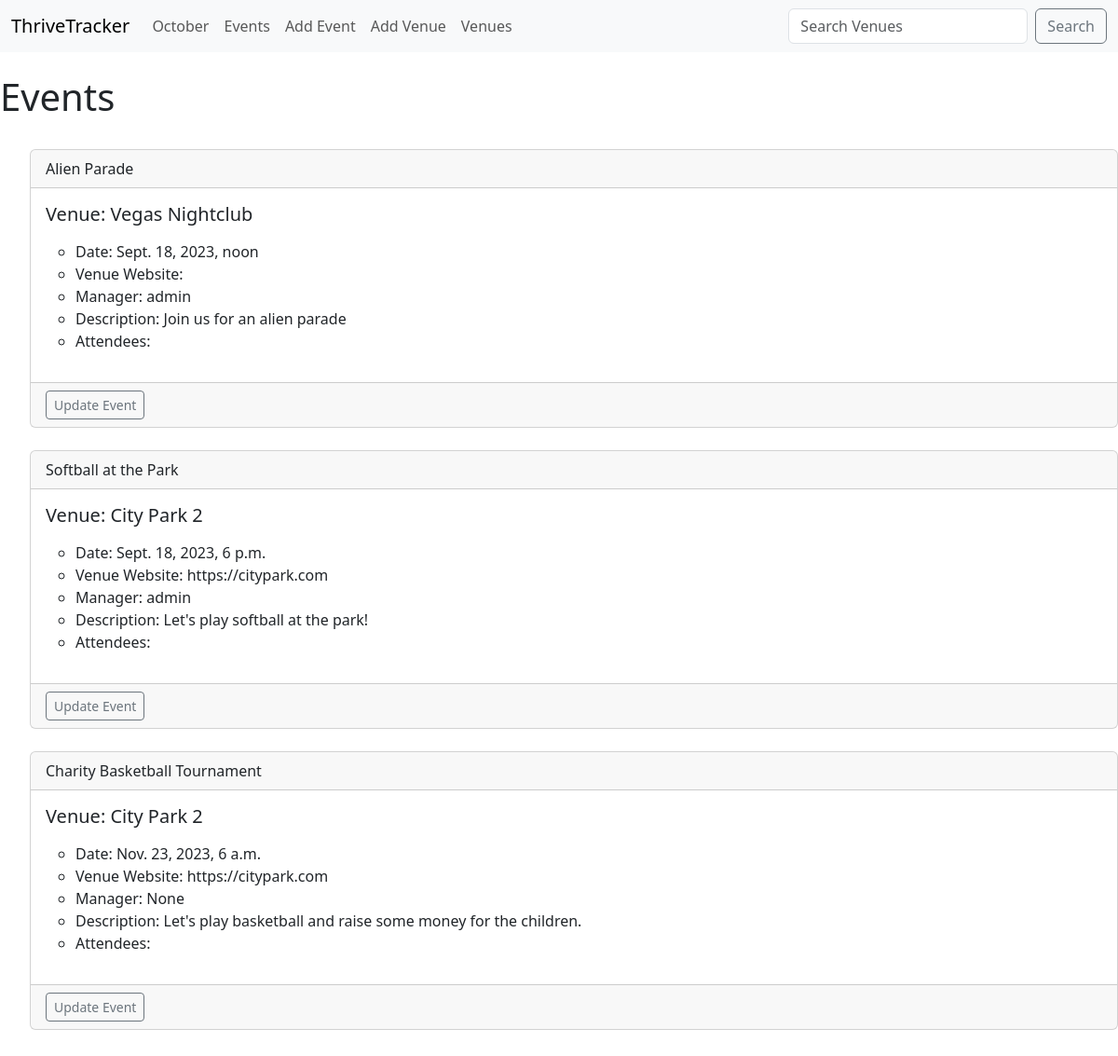
Before: /events with the older database file.
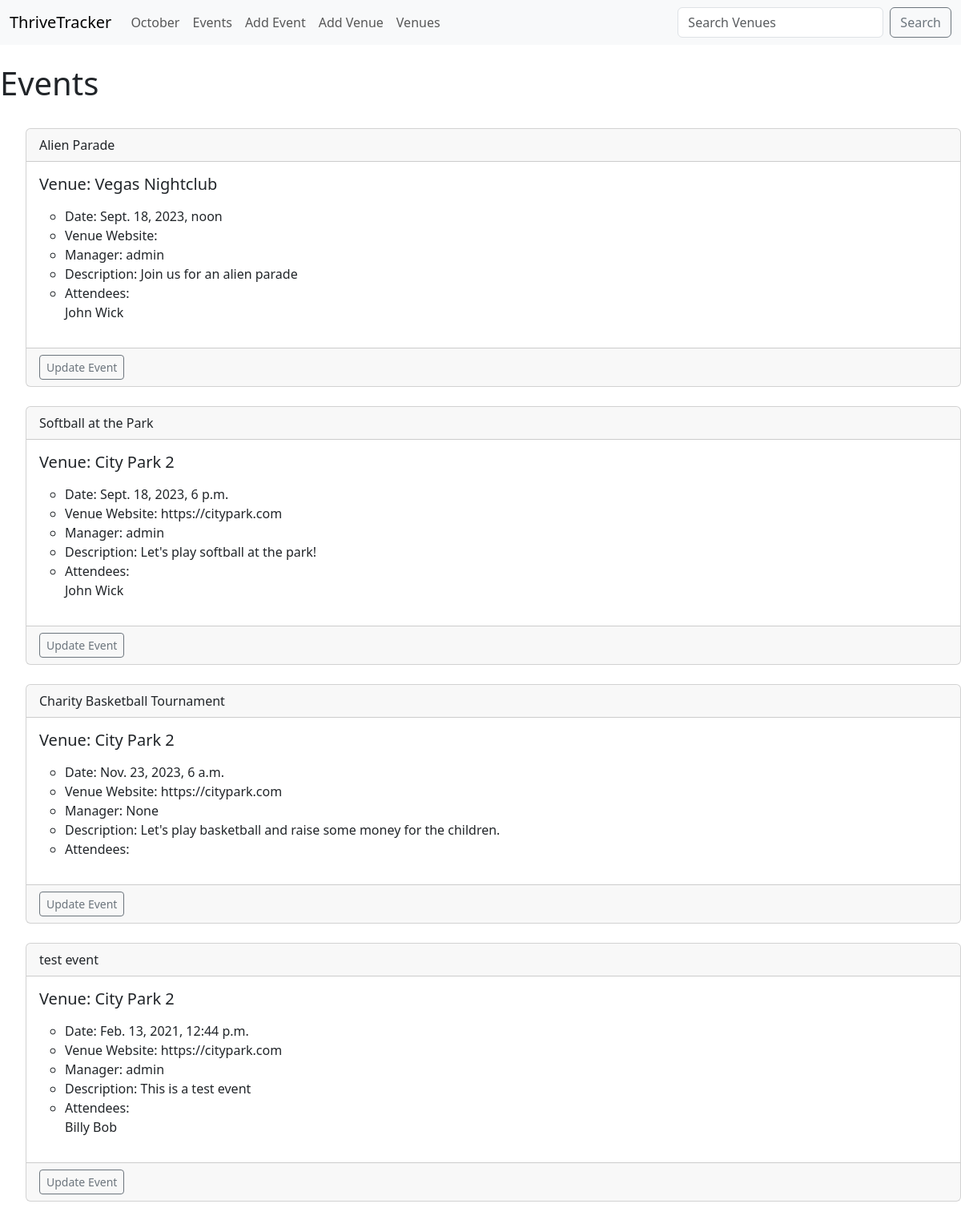
After: the same page with the newer database file.
### addiction_calendar/models.py (models this page shows)
class Event(models.Model):
    name = models.CharField('Event Name', max_length=200)
    event_date = models.DateTimeField('Event Date')
    venue = models.ForeignKey(Venue, blank=True, null=True, on_delete=models.CASCADE)
    manager = models.ForeignKey(User, blank = True, null = True, on_delete=models.SET_NULL)
    description = models.TextField('Event Description', blank=True)
    attendees = models.ManyToManyField(ThriveTrackerUser, blank=True)
    def __str__(self):
        return self.name

class Venue(models.Model):
    name = models.CharField('Venue Name', max_length=200)
    address = models.CharField('Venue Address', max_length=300)
    zip_code = models.CharField('Venue Zip Code', max_length=15)
    phone = models.CharField('Venue Phone', max_length=20, blank=True)
    web = models.URLField('Venue Website', blank=True)
    email_address = models.EmailField('Venue Email', blank=True)
    def __str__(self):
        return self.name

class ThriveTrackerUser(models.Model):
    first_name = models.CharField('First Name', max_length=200)
    last_name = models.CharField('Last Name', max_length=200)
    username = models.CharField('Username', max_length=200)
    email = models.EmailField('Email Address')
    def __str__(self):
        return self.first_name + ' ' + self.last_name

### addiction_calendar/views.py (the view)
# urls.py: path('events', views.all_events, name="events_list"),
def all_events(request):
    events_list = Event.objects.all()
    return render(request, 'addiction_events/events_list.html',
            {'events_list': events_list})

### addiction_calendar/templates/addiction_events/events_list.html (shortened to what this page needs)
{% extends 'addiction_events/base.html' %}
{% block content %}
    <h1>Events</h1>
    <br/>
    <ul>
    {% for event in events_list%}
    <div class="card">
        <div class="card-header">
            {{ event }}
        </div>
        <div class="card-body">
          <h5 class="card-title">Venue: {{ event.venue }}</h5>
          <p class="card-text">
            <ul>
                <li>Date: {{ event.event_date }}</li>
                <li>Venue Website: {{ event.venue.web }}</li>
                <li>Manager: {{ event.manager }}</li>
                <li>Description: {{ event.description }}</li>
                <li>Attendees:
                    <br/>
                {% for user in event.attendees.all %}
                     {{ user }}
                     <br/>
                {% endfor %}
                </li>
            </ul>
        </p>
      </div>
      <div class="card-footer text-muted">
        <a href="{% url 'update-event' event.id %}" class='btn btn-outline-secondary btn-sm'>Update Event</a>
    </div>
    </div>
    <br/>
        {% endfor %}
{% endblock %}

Changed rows visible on the page:
changed Event "Alien Parade": gains ThriveTrackerUser (first_name+last_name "John Wick")
changed Event "Softball at the Park": gains ThriveTrackerUser (first_name+last_name "John Wick")
added Event: name "test event", venue "City Park 2", event_date "Feb. 13, 2021, 12:44 p.m.", venue.web "https://citypark.com", manager "admin", description "This is a test event"
now on this page (row unchanged): ThriveTrackerUser: first_name+last_name "Billy Bob", shown under "test event"
